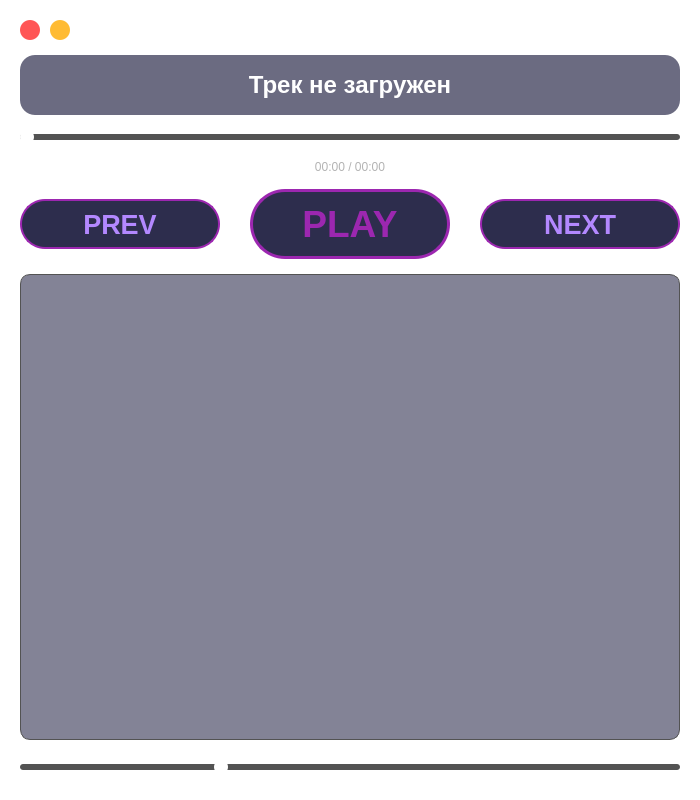
<?xml version="1.0" encoding="UTF-8"?>
<ui version="4.0">
 <class>AudioPlayer</class>
 <widget class="QMainWindow" name="AudioPlayer">
  <property name="geometry">
   <rect>
    <x>0</x>
    <y>0</y>
    <width>700</width>
    <height>800</height>
   </rect>
  </property>
  <property name="windowTitle">
   <string>Audio Player</string>
  </property>
  <property name="styleSheet">
   <string notr="true">background: transparent;</string>
  </property>
  <widget class="QWidget" name="centralwidget">
   <property name="styleSheet">
    <string notr="true">background: transparent;</string>
   </property>
   <layout class="QVBoxLayout" name="verticalLayoutMain">
    <property name="spacing">
     <number>15</number>
    </property>
    <property name="leftMargin">
     <number>20</number>
    </property>
    <property name="topMargin">
     <number>20</number>
    </property>
    <property name="rightMargin">
     <number>20</number>
    </property>
    <property name="bottomMargin">
     <number>20</number>
    </property>
    <item>
     <layout class="QHBoxLayout" name="horizontalLayoutHeader">
      <property name="spacing">
       <number>10</number>
      </property>
      <item>
       <widget class="QPushButton" name="btnClose">
        <property name="maximumSize">
         <size>
          <width>20</width>
          <height>20</height>
         </size>
        </property>
        <property name="styleSheet">
         <string notr="true">QPushButton {
    background-color: #ff5555;
    border-radius: 10px;
}
QPushButton:hover {
    background-color: #ff0000;
}</string>
        </property>
        <property name="text">
         <string/>
        </property>
       </widget>
      </item>
      <item>
       <widget class="QPushButton" name="btnMinimize">
        <property name="maximumSize">
         <size>
          <width>20</width>
          <height>20</height>
         </size>
        </property>
        <property name="styleSheet">
         <string notr="true">QPushButton {
    background-color: #ffbb33;
    border-radius: 10px;
}
QPushButton:hover {
    background-color: #ff8800;
}</string>
        </property>
        <property name="text">
         <string/>
        </property>
       </widget>
      </item>
      <item>
       <spacer name="horizontalSpacer">
        <property name="orientation">
         <enum>Qt::Orientation::Horizontal</enum>
        </property>
        <property name="sizeHint" stdset="0">
         <size>
          <width>40</width>
          <height>20</height>
         </size>
        </property>
       </spacer>
      </item>
     </layout>
    </item>
    <item>
     <widget class="QLabel" name="labelTrackName">
      <property name="minimumSize">
       <size>
        <width>0</width>
        <height>60</height>
       </size>
      </property>
      <property name="styleSheet">
       <string notr="true">font-size: 18pt; 
    font-weight: 600;
    color: white;
    background-color: rgba(45, 45, 77, 180);
    border-radius: 15px;
    padding: 10px;
    font-family: "Montserrat", sans-serif;
</string>
      </property>
      <property name="text">
       <string>Трек не загружен</string>
      </property>
      <property name="alignment">
       <set>Qt::AlignmentFlag::AlignCenter</set>
      </property>
     </widget>
    </item>
    <item>
     <widget class="QSlider" name="sliderPosition">
      <property name="minimumSize">
       <size>
        <width>0</width>
        <height>10</height>
       </size>
      </property>
      <property name="styleSheet">
       <string notr="true">QSlider::groove:horizontal {
    height: 6px;
    background: #535353;
    border-radius: 3px;
}
QSlider::handle:horizontal {
    background: #ffffff;
    border: none;
    width: 14px;
    height: 14px;
    margin: -4px 0;
    border-radius: 7px;
}
QSlider::sub-page:horizontal {
    background: qlineargradient(x1:0, y1:0, x2:1, y2:0,
        stop:0 #6a11cb, stop:1 #2575fc);
}</string>
      </property>
      <property name="orientation">
       <enum>Qt::Orientation::Horizontal</enum>
      </property>
     </widget>
    </item>
    <item>
     <widget class="QLabel" name="labelTotalTime">
      <property name="styleSheet">
       <string notr="true">font-size: 12px;
color: #b3b3b3;
font-family: &quot;Montserrat&quot;, sans-serif;</string>
      </property>
      <property name="text">
       <string>00:00 / 00:00</string>
      </property>
      <property name="alignment">
       <set>Qt::AlignmentFlag::AlignCenter</set>
      </property>
     </widget>
    </item>
    <item>
     <layout class="QHBoxLayout" name="horizontalLayoutControls">
      <property name="spacing">
       <number>30</number>
      </property>
      <item>
       <widget class="QPushButton" name="btnPrev">
        <property name="minimumSize">
         <size>
          <width>50</width>
          <height>50</height>
         </size>
        </property>
        <property name="styleSheet">
         <string notr="true">font-size: 20pt;
border: 2px solid #9c27b0;
border-radius: 25px;
background-color: #2d2d4d;
color: #b388ff;
font-family: &quot;Montserrat&quot;, sans-serif;
font-weight: 600</string>
        </property>
        <property name="text">
         <string>PREV</string>
        </property>
       </widget>
      </item>
      <item>
       <widget class="QPushButton" name="btnPlayPause">
        <property name="minimumSize">
         <size>
          <width>70</width>
          <height>70</height>
         </size>
        </property>
        <property name="styleSheet">
         <string notr="true">font-size: 28pt;
border: 3px solid #9c27b0;
border-radius: 35px;
background-color: #2d2d4d;
color: #9c27b0;
font-weight: 650;
font-family: &quot;Montserrat&quot;, sans-serif;
padding: 5px;</string>
        </property>
        <property name="text">
         <string>PLAY</string>
        </property>
       </widget>
      </item>
      <item>
       <widget class="QPushButton" name="btnNext">
        <property name="minimumSize">
         <size>
          <width>50</width>
          <height>50</height>
         </size>
        </property>
        <property name="styleSheet">
         <string notr="true">font-size: 20pt;
border: 2px solid #9c27b0;
border-radius: 25px;
background-color: #2d2d4d;
color: #b388ff;
font-family: &quot;Montserrat&quot;, sans-serif;
font-weight: 600</string>
        </property>
        <property name="text">
         <string>NEXT</string>
        </property>
       </widget>
      </item>
     </layout>
    </item>
    <item>
     <widget class="QListWidget" name="listWidget">
      <property name="minimumSize">
       <size>
        <width>0</width>
        <height>200</height>
       </size>
      </property>
      <property name="styleSheet">
       <string notr="true">QListWidget {
    background-color: rgba(45, 45, 77, 150);
    border: 1px solid #535353;
    border-radius: 10px;
    color: #ffffff;
    font-size: 14px;
    padding: 5px;
    font-weight: 550;
}
QListWidget::item {
    padding: 8px;
    border-bottom: 1px solid #3d3d5c;
}
QListWidget::item:hover {
    background-color: rgba(106, 17, 203, 100);
}
QListWidget::item:selected {
    background-color: qlineargradient(x1:0, y1:0, x2:1, y2:0,
        stop:0 #6a11cb, stop:1 #2575fc);
    color: #ffffff;
    border-radius: 5px;
}
QScrollBar:vertical {
    border: none;
    background: transparent;
    width: 8px;
    margin: 0px;
}
QScrollBar::handle:vertical {
    background: #6a11cb;
    min-height: 20px;
    border-radius: 4px;
}
QScrollBar::add-line:vertical, QScrollBar::sub-line:vertical {
    background: none;
}</string>
      </property>
      <property name="frameShape">
       <enum>QFrame::Shape::NoFrame</enum>
      </property>
     </widget>
    </item>
    <item>
     <widget class="QSlider" name="sliderVolume">
      <property name="minimumSize">
       <size>
        <width>180</width>
        <height>25</height>
       </size>
      </property>
      <property name="styleSheet">
       <string notr="true">QSlider::groove:horizontal {
    height: 6px;
    background: #535353;
    border-radius: 3px;
}
QSlider::handle:horizontal {
    background: #ffffff;
    border: none;
    width: 14px;
    height: 14px;
    margin: -4px 0;
    border-radius: 7px;
}
QSlider::sub-page:horizontal {
    background: qlineargradient(x1:0, y1:0, x2:1, y2:0,
        stop:0 #6a11cb, stop:1 #2575fc);
}</string>
      </property>
      <property name="maximum">
       <number>100</number>
      </property>
      <property name="value">
       <number>30</number>
      </property>
      <property name="orientation">
       <enum>Qt::Orientation::Horizontal</enum>
      </property>
     </widget>
    </item>
   </layout>
  </widget>
 </widget>
 <resources/>
 <connections/>
</ui>
